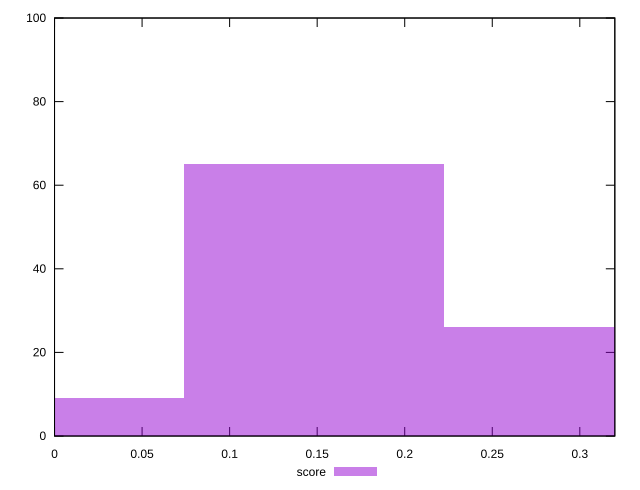

Write the gnuplot code that produced this figure.
reset

$score <<EOF
0.14838397045008983 65
0 9
0.29676794090017966 26
EOF

set key outside below
set boxwidth 0.14838397045008983
set xrange [0:0.32]
set yrange [0:100]
set trange [0:100]
set style fill transparent solid 0.5 noborder
set terminal svg size 640, 490 enhanced background rgb 'white'
set output "reprap/speed-index/samples/pages+cached+noexternal+nomedia+nocss+nojs/score/histogram.svg"

plot $score title "score" with boxes

reset
